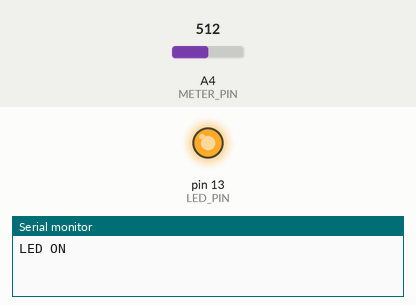
A sketch run on a simulated Arduino Uno, built with avr-gcc and run on an emulated ATmega328P. Shown: output pins drawn as LEDs (lit = HIGH), the last lines printed to the serial monitor. Inputs (shaded band) come from the test bench; at power-on: A4 (METER_PIN) = 512.

Above: at 1.3 s.
1.4 s: A4 (METER_PIN) set to 716
At 3.3 s:
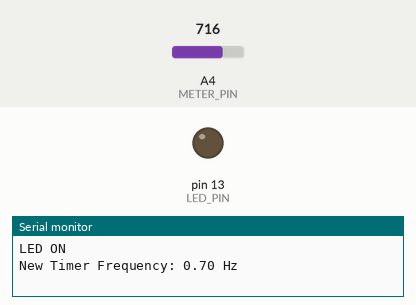
4.4 s: A4 (METER_PIN) set to 348
7.4 s: A4 (METER_PIN) set to 328
Timing chart, 0 to 14.9 s (numbered marks = the images above; inputs shaded):
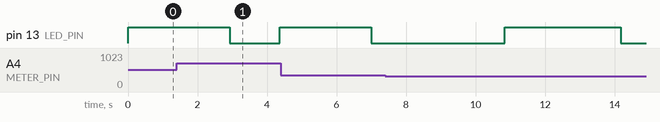

The sketch:

CODE.ino
```cpp
// C++ code

#include <avr/io.h>
#include <avr/interrupt.h>

const byte LED_PIN = 13;
const byte METER_PIN = A4;

volatile double timerFrequency = 0.5;  // Default to 0.5Hz (2s interval)

void setup() {
  pinMode(LED_PIN, OUTPUT);
  pinMode(METER_PIN, INPUT);

  Serial.begin(9600);

  startTimer(timerFrequency);
}

void loop() {
  // Read potentiometer and adjust timer frequency dynamically
  int sensorValue = analogRead(METER_PIN);
  double newFrequency = map(sensorValue, 0, 1023, 1, 10) / 10.0; // Maps to 0.1Hz - 1Hz (10s - 1s interval)

  if (newFrequency != timerFrequency) {
    timerFrequency = newFrequency;
    Serial.print("New Timer Frequency: ");
    Serial.print(timerFrequency);
    Serial.println(" Hz");
    startTimer(timerFrequency);
  }

  delay(500);  // Adjust every 500ms
}

void startTimer(double timerFrequency) {
  noInterrupts(); // Disable interrupts during setup

  TCCR1A = 0;  // Reset Timer1 control registers
  TCCR1B = 0;
  TCNT1 = 0;   // Reset Timer counter

  // Calculate OCR1A for desired frequency (prescaler 1024)
  // Formula: OCR1A = (16,000,000 / (prescaler * frequency)) - 1
  long ocrValue = (16000000 / (1024 * timerFrequency)) - 1;

  OCR1A = ocrValue;
  TCCR1B |= (1 << WGM12);  // CTC mode
  TCCR1B |= (1 << CS12) | (1 << CS10);  // Prescaler 1024
  TIMSK1 |= (1 << OCIE1A); // Enable Timer Compare Interrupt

  interrupts(); // Re-enable interrupts
}

ISR(TIMER1_COMPA_vect) {
  digitalWrite(LED_PIN, digitalRead(LED_PIN) ^ 1); // Toggle LED

  if (digitalRead(LED_PIN) == HIGH) {
    Serial.println("LED ON");
  }
}
```
